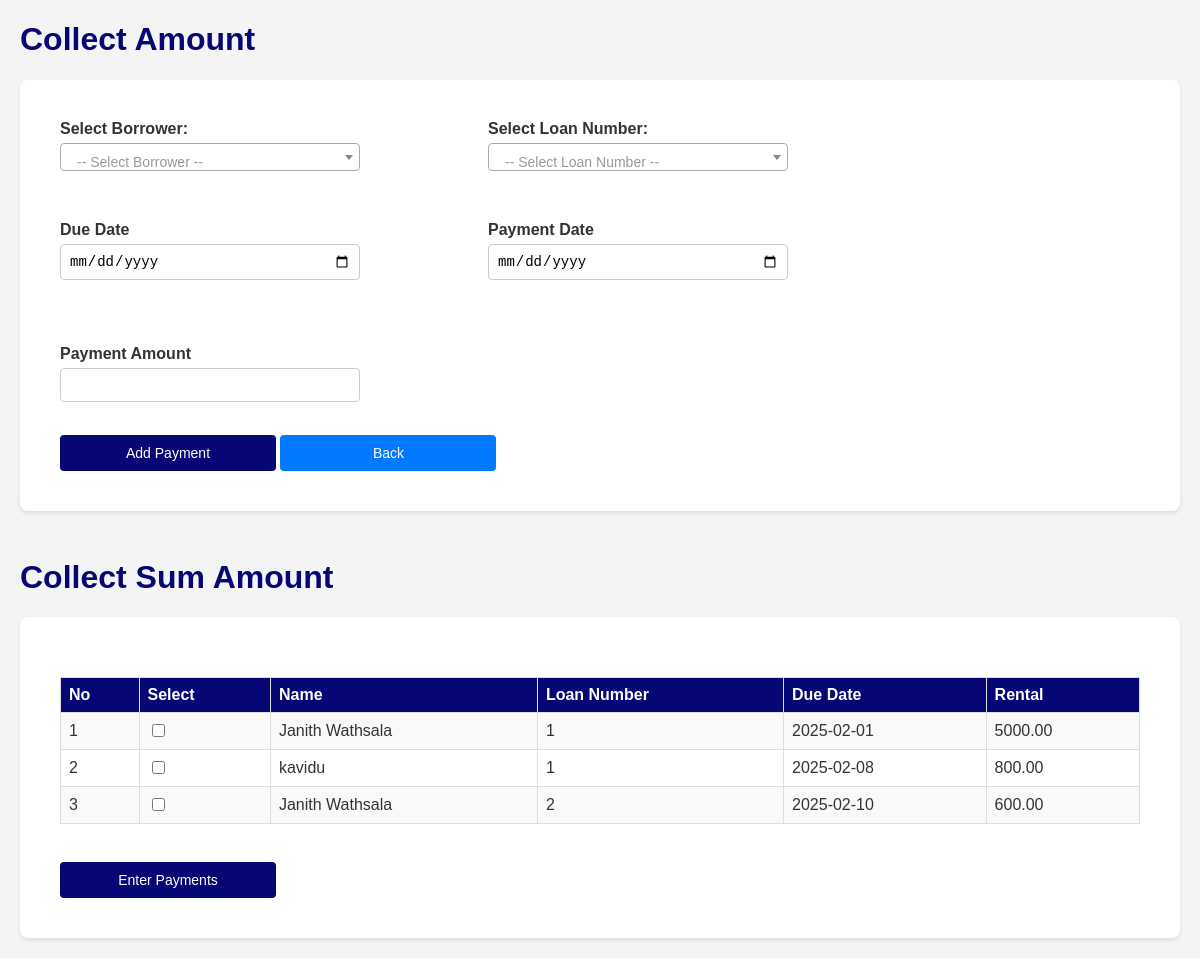
Page /amount_collect.php on the committed database.
### tables this page shows
CREATE TABLE `borrowers` (
  `id` int(11) NOT NULL,
  `borrower_details_id` int(11) DEFAULT NULL,
  `name` varchar(255) NOT NULL,
  `lone_number` int(11) NOT NULL,
  `nic` varchar(20) NOT NULL,
  `address` varchar(50) NOT NULL,
  `lone_date` date DEFAULT NULL,
  `due_date` date DEFAULT NULL,
  `rental` decimal(10,2) DEFAULT 0.00,
  `agree_value` decimal(10,2) DEFAULT 0.00,
  `interest` decimal(10,2) DEFAULT 0.00,
  `interest_day` decimal(10,2) DEFAULT 0.00,
  `amount` decimal(10,2) DEFAULT 0.00,
  `total_arrears` decimal(10,2) DEFAULT 0.00,
  `total_payments` decimal(10,2) DEFAULT 0.00,
  `days_passed` int(11) DEFAULT 0,
  `no_pay` int(11) DEFAULT 0,
  `status` enum('yes','no','con') DEFAULT 'con',
  `no_rental` int(11) NOT NULL,
  `number_of_loans` int(11) DEFAULT 0
);

### amount_collect.php (the view, shortened to what this page needs)
<?php
$host = "localhost";
$username = "root";
$password = "";
$dbname = "interest";
$conn = new mysqli($host, $username, $password, $dbname);
$today = date('Y-m-d');
$sql_collect = "SELECT id, name, lone_number, due_date, rental FROM borrowers WHERE due_date >= ?";
$stmt = $conn->prepare($sql_collect);
$stmt->bind_param("s", $today);
$stmt->execute();
$result_collect = $stmt->get_result();
?>
<!DOCTYPE html>
<html lang="en">
<head>
    <link rel="stylesheet" href="./css/amount_collect.css">
    <link href="https://cdnjs.cloudflare.com/ajax/libs/select2/4.0.13/css/select2.min.css" rel="stylesheet" />
</head>
<body>
    <h1>Collect Amount</h1>
    <form action="./amount_collect_backend.php" method="POST" class="form1">
     <div class="enter_field1">
        <div class="entry_left">
            <label for="borrower">Select Borrower:</label>
        </div>
        <div class="entry_right">
             <label for="loan">Select Loan Number:</label>
            <br><br>
        </div>
        <br><br>
    </div>
    <div class="enter_field">
    <div>
        <label for="du_date">Due Date</label>
        <input type="date" id="du_date" name="du_date" required autocomplete="off"><br><br>
    </div>
    <div>
        <label for="payment_date">Payment Date</label>
       <input type="date" id="payment_date" name="payment_date" required autocomplete="off"><br><br>
    </div>
    </div>
    <div>
    <label for="payment">Payment Amount</label>
    <input type="number" id="payment" name="payment" step="0.01" required autocomplete="off"><br><br>
    <input type="submit" value="Add Payment">
    <button type="button" onclick="window.location.href='home.php'">Back</button>
    </div>
</form>
<h1>Collect Sum Amount</h1>
<form method="POST" action="./collect_amount1.php" class="form2">
        <table border="1">
            <tr>
                <th>No</th>
                <th>Select</th>
                <th>Name</th>
                <th>Loan Number</th>
                <th>Due Date</th>
                <th>Rental</th>
            </tr>
            <?php
                $row_number = 1;
                while ($row = $result_collect->fetch_assoc()) { ?>
            <tr>
                <td><?php echo $row_number; ?></td>
                <td><input type="checkbox" name="borrower_ids[]" value="<?php echo $row['id']; ?>"></td>
                <td><?php echo $row['name']; ?></td>
                <td><?php echo $row['lone_number']; ?></td>
                <td><?php echo $row['due_date']; ?></td>
                <td><?php echo $row['rental']; ?></td>
            </tr>
            <?php
            $row_number++;
            } ?>
        </table>
        <br>
        <button type="submit">Enter Payments</button>
    </form>
</body>
</html>

### css/amount_collect.css (style rules this page uses)
body { font-family: Arial, sans-serif; margin: 20px; background-color: #f4f4f4; color: #333; }
h1 { color: #070675; }
.form1 { background: #fff; padding: 40px; border-radius: 8px; box-shadow: 0 2px 4px rgba(0, 0, 0, 0.1); margin-bottom: 3rem; max-width: 1500px; display: flex; gap: 2rem; flex-direction: column; }
.enter_field1 { display: flex; flex-direction: row; gap: 8rem; }
.entry_left { width: 300px; }
.entry_right { width: 300px; }
.enter_field { display: flex; flex-direction: row; gap: 8rem; }
label { font-weight: bold; margin-bottom: 5px; display: block; }
input[type="text"], input[type="date"], input[type="number"], select { width: 300px; padding: 8px; margin-bottom: 15px; border: 1px solid #ccc; border-radius: 4px; box-sizing: border-box; font-size: 14px; }
input[type="submit"], button { background-color: #070675; color: white; padding: 10px 15px; border: none; border-radius: 4px; cursor: pointer; font-size: 14px; width: 20%; }
button[type="button"] { background-color: #007BFF; }
.form2 { background: #fff; padding: 40px; border-radius: 8px; box-shadow: 0 2px 4px rgba(0, 0, 0, 0.1); max-width: 1500px; }
table { width: 100%; border-collapse: collapse; margin-top: 20px; background: #fff; max-width: 1400px; margin: 20px auto; }
table th, table td { border: 1px solid #ddd; padding: 8px; text-align: left; }
table th { background-color: #070675; color: white; }
table tr:nth-child(even) { background-color: #f9f9f9; }

### amount_collect.php (style rules this page uses)
body { font-family: Arial, sans-serif; margin: 20px; }
form { max-width: 400px; }

### rows in the picture
borrowers: name "Janith Wathsala", lone_number "1", due_date "2025-02-01", rental "5000.00"
borrowers: name "kavidu", lone_number "1", due_date "2025-02-08", rental "800.00"
borrowers: name "Janith Wathsala", lone_number "2", due_date "2025-02-10", rental "600.00"
